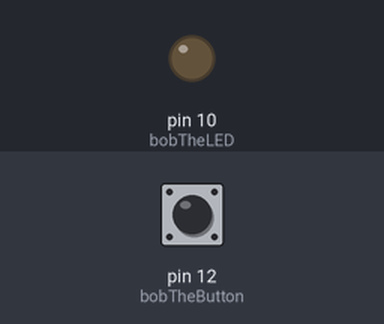
A sketch run on a simulated Arduino Uno, built with avr-gcc and run on an emulated ATmega328P. Shown: output pins drawn as LEDs (lit = HIGH). The inputs (shaded band) are chosen by the test bench; at power-on: pin 12 (bobTheButton) LOW.

Above: at 1.2 s.
1.3 s: pin 12 (bobTheButton) pulled HIGH for 0.15 s
At 2.5 s:
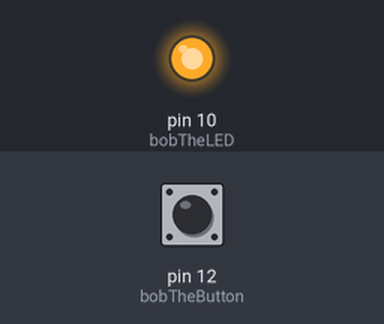
2.9 s: pin 12 (bobTheButton) pulled HIGH for 1 s
At 3.7 s:
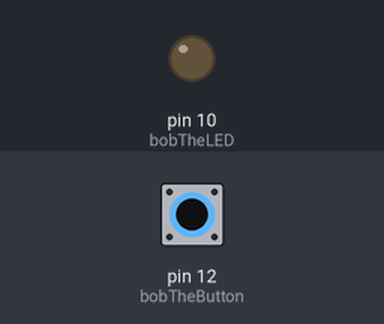
5.4 s: pin 12 (bobTheButton) pulled HIGH for 3.2 s
At 6.8 s:
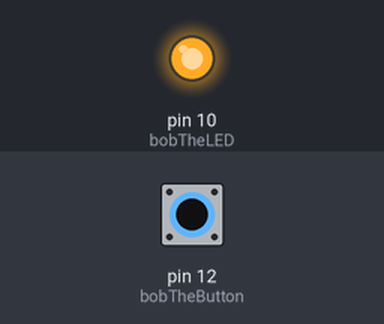
Timing chart, 0 to 8.4 s (numbered marks = the images above; inputs shaded):
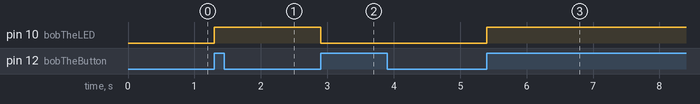

The sketch:

Click_LED.ino
```cpp
const uint8_t bobTheButton = 12;
const uint8_t bobTheLED = 10;

uint8_t lastClick = 0;
bool lastLED = 0;

void setup() {
  pinMode(bobTheButton,INPUT);
  pinMode(bobTheLED,OUTPUT);
}

void loop() {
  bool buttonState = digitalRead(bobTheButton);

  if (lastClick != buttonState) {
    lastClick = buttonState;
    if (buttonState) lastLED = !lastLED;
  }

  if (lastClick < buttonState) {
    lastClick = 1;
    lastLED = (lastLED + 1) % 2;
  }
  if (lastClick > buttonState) {
    lastClick = 0;
  }
  if (lastLED == 0) {
    digitalWrite(bobTheLED, LOW);
  } else {
    digitalWrite(bobTheLED,HIGH);
  }
}
```

Measured:
- after the input at 1.3 s, pin 10 (bobTheLED): LOW → HIGH at once
- after the input at 2.9 s, pin 10 (bobTheLED): HIGH → LOW at once
- after the input at 5.4 s, pin 10 (bobTheLED): LOW → HIGH at once
